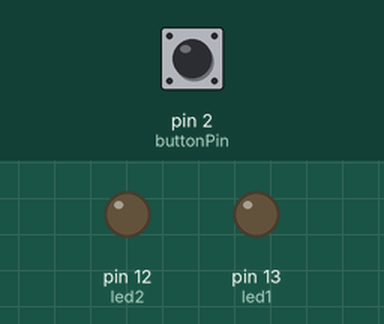
The sketch below on a simulated Arduino Uno, built with avr-gcc and run on an emulated ATmega328P. Shown: output pins drawn as LEDs (lit = HIGH). Inputs (shaded band) come from the test bench; at power-on: pin 2 (buttonPin) HIGH.

Above: at 1.2 s.
1.3 s: pin 2 (buttonPin) pulled LOW for 0.15 s
At 2.6 s:
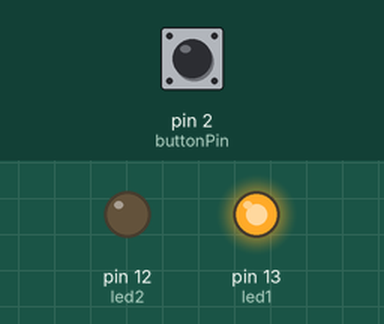
3.0 s: pin 2 (buttonPin) pulled LOW for 1 s
At 3.9 s:
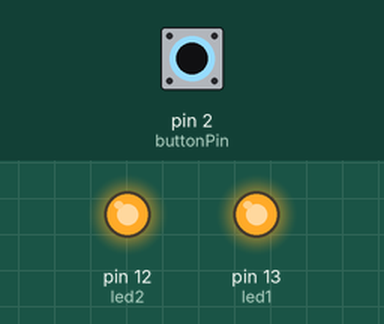
5.5 s: pin 2 (buttonPin) pulled LOW for 3.2 s
At 7.0 s:
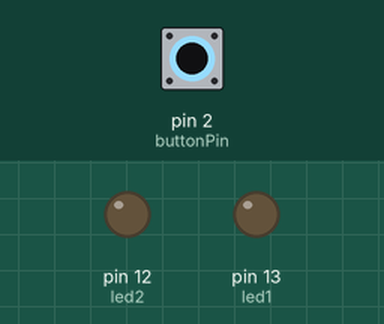
Timing chart, 0 to 8.5 s (numbered marks = the images above; inputs shaded):
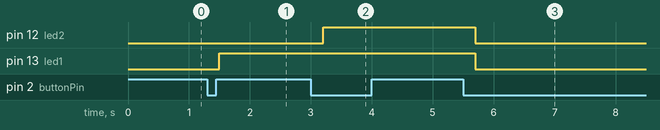

Measured:
- after the input at 1.3 s, pin 13 (led1): LOW → HIGH after 0.20 s
- after the input at 3.0 s, pin 12 (led2): LOW → HIGH after 0.20 s
- after the input at 5.5 s, pin 12 (led2), pin 13 (led1): HIGH → LOW after 0.20 s

The sketch:

Two-LEDSequentialSwitching.ino
```cpp
int buttonPin = 2;
int led1 = 13;
int led2 = 12;
int buttonState = 1;
int lastButtonState = HIGH;
int mode = 0;

void setup() {
  pinMode(buttonPin, INPUT);
  pinMode(led1, OUTPUT);
  pinMode(led2, OUTPUT);

  digitalWrite(led1, LOW);
  digitalWrite(led2, LOW);
}

void loop() {
  buttonState = digitalRead(buttonPin);

  if (lastButtonState == HIGH && buttonState == LOW) {
    mode++;

    if (mode > 2) {
      mode = 0;
    }

    delay(200);
  }

  lastButtonState = buttonState;

  switch (mode) {
    case 0:
      digitalWrite(led1, LOW);
      digitalWrite(led2, LOW);
      break;

    case 1:
      digitalWrite(led1, HIGH);
      digitalWrite(led2, LOW);
      break;

    case 2:
      digitalWrite(led1, HIGH);
      digitalWrite(led2, HIGH);
      break;
  }
}
```
